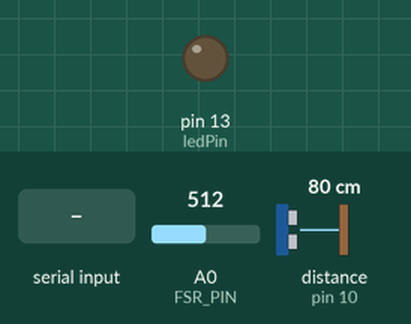
Simulated run of this sketch. Board: Arduino Uno, built with avr-gcc and run on an emulated ATmega328P. Parts: output pins drawn as LEDs (lit = HIGH). Wiring (inferred from the names in the program): ultrasonic range finder: trigger pin 9; echo pin 10. The inputs (shaded band) are chosen by the test bench; at power-on: A0 (FSR_PIN) = 512, distance to the obstacle (sensor on pin 10) 80 cm. The echo pulse lasts 58.3 µs per cm; pins used as bus, display or sensor lines are not drawn; what the sketch prints to the serial monitor is not drawn.

Above: at 1.2 s.
1.3 s: "1" received over Serial
At 2.0 s:
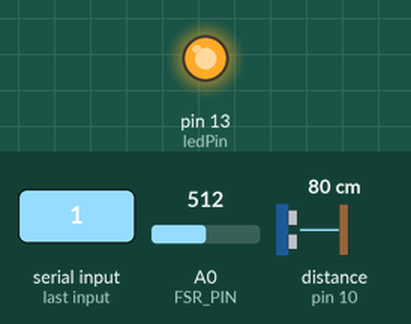
2.8 s: A0 (FSR_PIN) set to 1004
4.3 s: A0 (FSR_PIN) set to 1014
Timing chart, 0 to 7.3 s (numbered marks = the images above; inputs shaded):
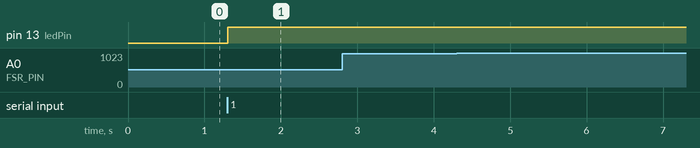

The sketch:

Arduino_code_for_assignment_2.ino
```cpp
/*
   Arduino code for connecting arduino sensors to processing sketch for NMD430 assignment 2
   Matthew Loewen
   Date: 3/13

   Pressure sensor code thanks to
   https://learn.sparkfun.com/tutorials/force-sensitive-resistor-hookup-guide?_ga=2.16799738.277617534.1520918153-1728128114.1520918153


*/


char val;                 // Data received from the serial port
int ledPin = 13;          // Set the pin to digital I/O 13
boolean ledState = LOW;   //to toggle our LED

const int FSR_PIN = A0;
const int trigPin = 9;
const int echoPin = 10;

const float VCC = 4.98;       // Measured voltage of Ardunio 5V line
const float R_DIV = 3230.0;   // Measured resistance of 3.3k resistor

float duration, distance;

void setup() {
  //set up ultra sonic
  pinMode(trigPin, OUTPUT);
  pinMode(echoPin, INPUT);

  //setup pressure
  pinMode(FSR_PIN, INPUT);

  //serial communication
  pinMode(ledPin, OUTPUT);

  Serial.begin(9600);

  //establishContact();
}

void loop() {

  String message = "";
  float force;
  String forceStr = "";

  if (Serial.available() > 0) {
    val = Serial.read();

    if (val == '1') {
      ledState = !ledState;
      digitalWrite(ledPin, ledState);
    }
    delay(100);

  } else {

    //Ultrasonic getting values
    digitalWrite(trigPin, LOW);
    delayMicroseconds(2);
    digitalWrite(trigPin, HIGH);
    delayMicroseconds(10);
    digitalWrite(trigPin, LOW);
    duration = pulseIn(echoPin, HIGH);
    distance = (duration * .0343) / 2;

    //convert from float to string for easier value editing
    message = String(distance);

    //normalize data length
    while (message.length() < 6) {
      message = '0' + message;
    }

    force = 0;
    //pressure getting value
    int fsrADC = analogRead(FSR_PIN);
    // If the FSR has no pressure, the resistance will be
    // near infinite. So the voltage should be near 0.
    if (fsrADC != 0) // If the analog reading is non-zero
    {
      // Use ADC reading to calculate voltage:
      float fsrV = fsrADC * VCC / 1023.0;
      // Use voltage and static resistor value to
      // calculate FSR resistance:
      float fsrR = R_DIV * (VCC / fsrV - 1.0);
      //Serial.println("Resistance: " + String(fsrR) + " ohms");

      // Guesstimate force based on slopes in figure 3 of
      // FSR datasheet:
      float fsrG = 1.0 / fsrR; // Calculate conductance
      // Break parabolic curve down into two linear slopes:
      if (fsrR <= 600)
        force = (fsrG - 0.00075) / 0.00000032639;
      else
        force =  fsrG / 0.000000642857;
      //Serial.println("Force: " + String(force) + " g");
    } else {
      //set force to 0 here.
      force = 0;
    }

    forceStr = String(force);

    while(forceStr.length() < 7){
       forceStr =  "0" + forceStr;
    }

    message += " " + String(forceStr);
    Serial.println(message);
  }
}


void establishContact() {
  while (Serial.available() <= 0) {
    Serial.println("A");   // send a capital A
    delay(100);
  }
  Serial.println("contact from Arduino");
}
```

Measured:
- after the input at 1.3 s, pin 13 (ledPin): LOW → HIGH at once
- after the input at 2.8 s, every drawn part: stays the same
- after the input at 4.3 s, every drawn part: stays the same
